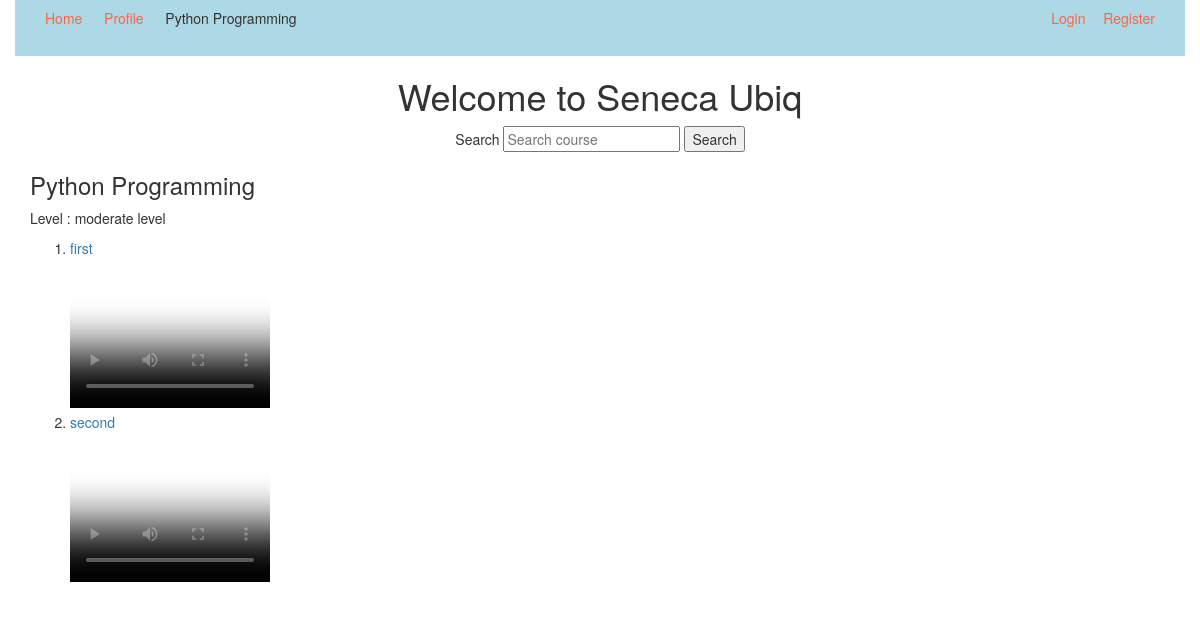
/courses/python, run on an earlier commit of the app's database.
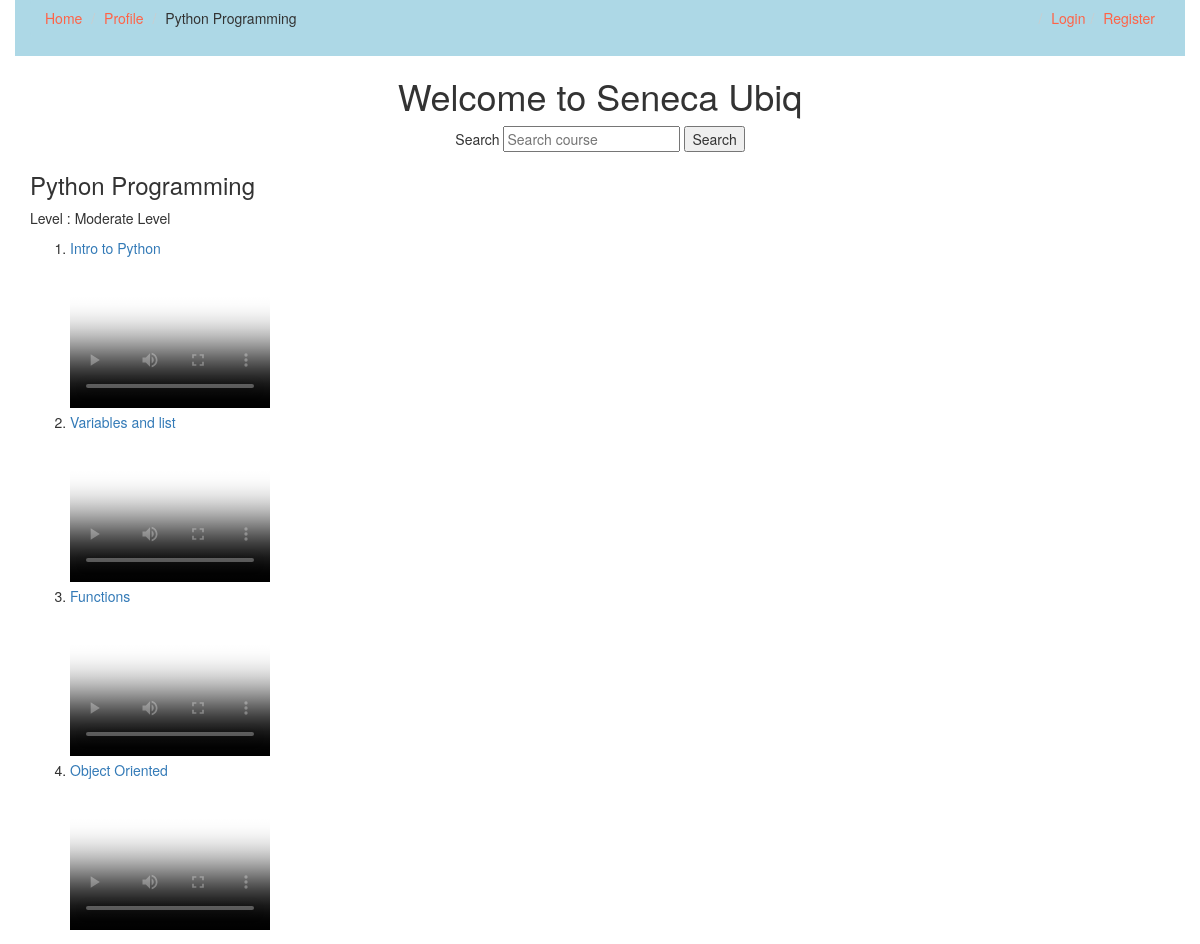
And on a later commit of the database.
### courses/models.py (models this page shows, shortened)
class Course(models.Model):
    slug = models.SlugField()
    title = models.CharField(max_length=120)
    description = models.TextField()
    allowed_memberships = models.ManyToManyField(Membership)
    imageslot = models.ImageField(default='')
    @property
    def lessons(self):
        return self.lesson_set.all().order_by('position')

class Lesson(models.Model):
    slug = models.SlugField()
    title = models.CharField(max_length=120)
    course = models.ForeignKey(Course, on_delete=models.SET_NULL, null=True)
    position = models.IntegerField()
    video_url = models.CharField(max_length=200)
    thumbnail = models.ImageField()
    def get_absolute_url(self):
        return reverse('courses:lesson-detail',kwargs ={
            'course_slug':self.course.slug,
            'lesson_slug':self.slug,
            })

### courses/views.py (the view)
# urls.py: path('<slug>',CourseDetailView.as_view(),name='detail'),
class CourseDetailView(DetailView):
    model = Course

### courses/templates/courses/course_detail.html (shortened to what this page needs)
{% extends 'courses/base.html' %}
{% block post_detail_link %}
<li>{{ object.title }}</li>
{% endblock %}
{% block content %}
	<div class="container">
		<div class="row">
			<div class="col-sm-4 col-md-4">
				<h3>{{ object.title }}</h3>
				<p>
				    Level : {{ object.description }}
				</p>
				<ol>
					{% for lesson in object.lessons %}
					<li><a href="{{ lesson.get_absolute_url }}">{{ lesson.title }}</a></li>
					<video controls
					   controlsList="nodownload"
					   poster="{{ lesson.thumbnail.url }}"
				       width="200"
				       height="150">
				</video>
					{% endfor %}
				</ol>
			</div>
		</div>
	</div>
{% endblock %}

### courses/templates/courses/base.html (shortened to what this page needs)
<!DOCTYPE html>
<html>
<head>
	<link rel="stylesheet" href="https://maxcdn.bootstrapcdn.com/bootstrap/3.3.7/css/bootstrap.min.css">
</head>
<body>
	<div style="background-color:lightblue" class="container">
		<ol style="background-color:lightblue" class='breadcrumb'>
			<li><a style="color:Tomato;" href="/welcome">Home</a></li>
	        <li><a style="color:Tomato;" href="{% url 'memberships:profile' %}">Profile</a></li>
	        {% block post_detail_link %}
	        {% endblock %}
	        {% if not request.user.is_authenticated %}
			<li style="color:Tomato;" class='pull-right'><a style="color:Tomato;" href='/register'>Register</a></li>
	        <li style="color:Tomato;" class='pull-right'><a style="color:Tomato;" href='/login'>Login</a></li>
	        {% else %}
	        <li style="color:Tomato;" class='pull-right'><a style="color:Tomato;" href='/memberships'>Memberships</a></li>
	        {% endif %}
	    </ol>
	</div>
	<h1> <center> Welcome to Seneca Ubiq </center> </h1>
	<center>
			     <form action="/search" method="GET" value="{{request.GET.q}}">
                    Search <input type="text" name="q" value="{{request.GET.q}}" placeholder="Search course"/>
                        <input type="submit" name="submit" value="Search"/>
                 </form>
		    </center>
	{% block content %}
	{% endblock content %}
</body>
</html>

What changed in the data, as far as the page shows it:
changed Course "Python Programming": description "moderate level" → "Moderate Level"
changed Lesson: title "first" → "Intro to Python"
changed Lesson: title "second" → "Variables and list"
added Lesson: title "Functions"
added Lesson: title "Object Oriented"
